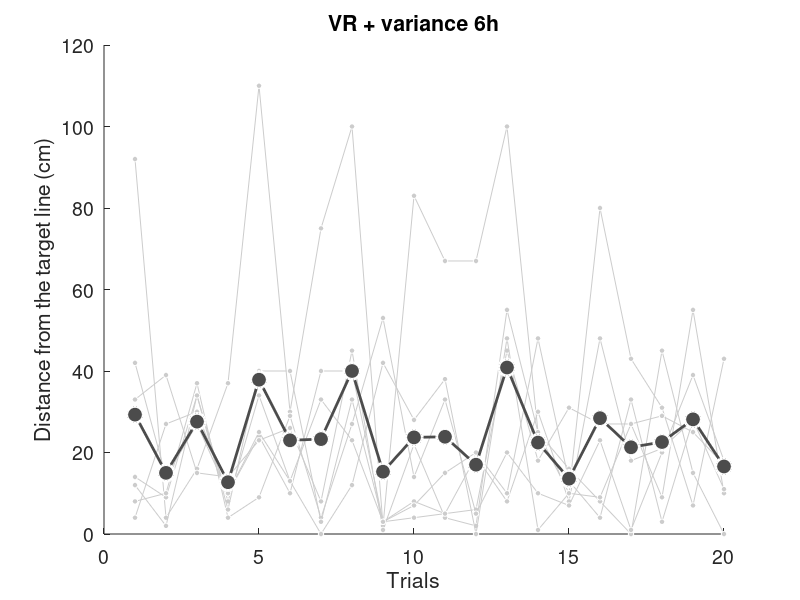

This figure's MATLAB source:
load('scores.mat')

VR1_6h_abs = abs(VR1_6h_diff);
VR1_6h_abs_each = mean(VR1_6h_abs, 2);

x = 1:20;


figure('Position', [100 100 700 400]);
ylim([0, 120])
h = gca;
set(h, 'FontSize', 14)

xlabel('Trials')
ylabel('Distance from the target line (cm)')
title('VR + variance 6h')

for i = 1:VR1_number
    hold on
    y = VR1_6h_abs(:,i);
    plot(x, y', '-o', ...
    'MarkerSize', 4, ...
    'MarkerFaceColor', light_gray, ...
    'MarkerEdgeColor', white, ...
    'Color', light_gray)
end

hold on

plot(x, VR1_6h_abs_each', '-o', ...
    'LineWidth', 2, ...
    'MarkerSize', 12, ...
    'MarkerFaceColor', dark_gray, ...
    'MarkerEdgeColor', white, ...
    'Color', dark_gray)


hold off

saveas(gcf,'./data/figures/VR1_6h_test','epsc')
